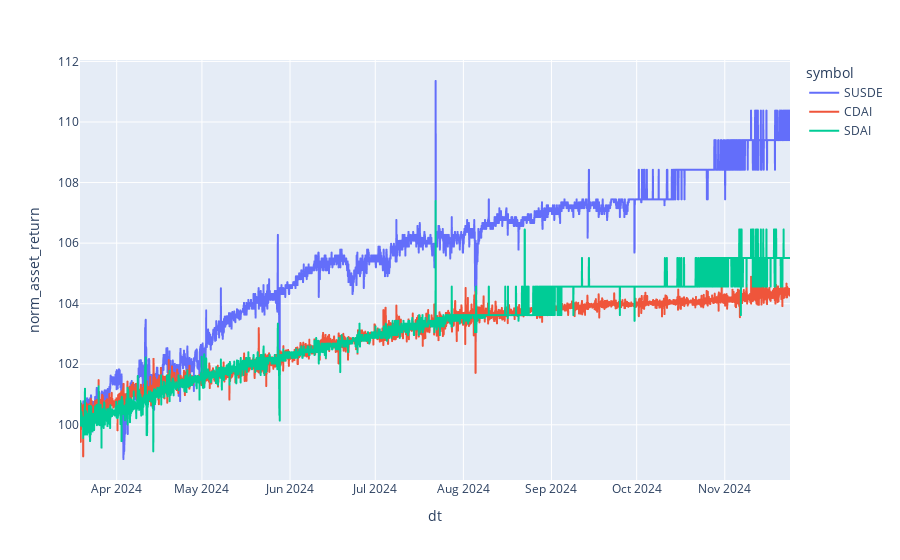

Notebook code for this chart:
### Code cell
fig.show()

### Figure 1 — Plotly figure (JSON) as saved in the notebook; plotly's stock layout.template omitted (floating-point values rounded to 4 significant figures; data arrays with more than 128 entries replaced by an {"elided": "..."} marker saying what was removed)
{"data": [{"hovertemplate": "symbol=SUSDE<br>dt=%{x}<br>norm_asset_return=%{y}<extra></extra>", "legendgroup": "SUSDE", "line": {"color": "#636efa", "dash": "solid"}, "marker": {"symbol": "circle"}, "mode": "lines", "name": "SUSDE", "showlegend": true, "type": "scattergl", "x": {"elided": "5998 str values"}, "xaxis": "x", "y": {"elided": "5998 float values"}, "yaxis": "y"}, {"hovertemplate": "symbol=CDAI<br>dt=%{x}<br>norm_asset_return=%{y}<extra></extra>", "legendgroup": "CDAI", "line": {"color": "#EF553B", "dash": "solid"}, "marker": {"symbol": "circle"}, "mode": "lines", "name": "CDAI", "showlegend": true, "type": "scattergl", "x": {"elided": "5998 str values"}, "xaxis": "x", "y": {"elided": "5998 float values"}, "yaxis": "y"}, {"hovertemplate": "symbol=SDAI<br>dt=%{x}<br>norm_asset_return=%{y}<extra></extra>", "legendgroup": "SDAI", "line": {"color": "#00cc96", "dash": "solid"}, "marker": {"symbol": "circle"}, "mode": "lines", "name": "SDAI", "showlegend": true, "type": "scattergl", "x": {"elided": "5998 str values"}, "xaxis": "x", "y": {"elided": "5998 float values"}, "yaxis": "y"}], "layout": {"legend": {"title": {"text": "symbol"}, "tracegroupgap": 0}, "margin": {"t": 60}, "xaxis": {"anchor": "y", "domain": [0, 1], "title": {"text": "dt"}}, "yaxis": {"anchor": "x", "domain": [0, 1], "title": {"text": "norm_asset_return"}}}}
